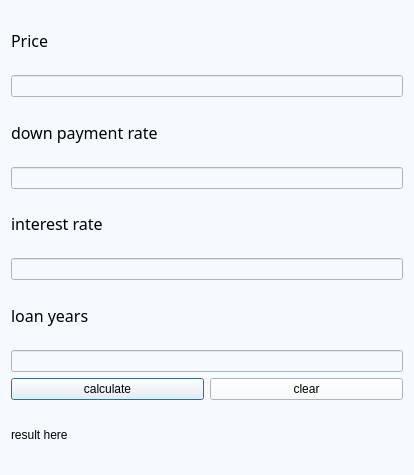
<?xml version="1.0" encoding="UTF-8"?>
<ui version="4.0">
 <class>BuyerMenu_Dialog_calculation</class>
 <widget class="QDialog" name="BuyerMenu_Dialog_calculation">
  <property name="geometry">
   <rect>
    <x>0</x>
    <y>0</y>
    <width>414</width>
    <height>475</height>
   </rect>
  </property>
  <property name="windowTitle">
   <string>Dialog</string>
  </property>
  <property name="styleSheet">
   <string notr="true">background-color: rgb(245, 250, 254);</string>
  </property>
  <layout class="QVBoxLayout" name="verticalLayout">
   <item>
    <widget class="QLabel" name="label_username">
     <property name="font">
      <font>
       <family>PT Root UI Bold</family>
       <pointsize>12</pointsize>
      </font>
     </property>
     <property name="text">
      <string>Price</string>
     </property>
    </widget>
   </item>
   <item>
    <widget class="LineEdit" name="LineEdit_price">
     <property name="styleSheet">
      <string notr="true">LineEdit, TextEdit, PlainTextEdit {
    color: black;
    background-color: rgba(255, 255, 255, 0.7);
    border: 1px solid rgba(0, 0, 0, 13);
    border-bottom: 1px solid rgba(0, 0, 0, 100);
    border-radius: 5px;
    /* font: 14px &quot;Segoe UI&quot;, &quot;Microsoft YaHei&quot;; */
    padding: 0px 10px;
    selection-background-color: #00a7b3;
}

TextEdit,
PlainTextEdit {
    padding: 2px 3px 2px 8px;
}

LineEdit:hover, TextEdit:hover, PlainTextEdit:hover {
    background-color: rgba(249, 249, 249, 0.5);
    border: 1px solid rgba(0, 0, 0, 13);
    border-bottom: 1px solid rgba(0, 0, 0, 100);
}

LineEdit:focus {
    border-bottom: 1px solid rgba(0, 0, 0, 13);
    background-color: white;
}

TextEdit:focus,
PlainTextEdit:focus {
    border-bottom: 1px solid #009faa;
    background-color: white;
}

LineEdit:disabled, TextEdit:disabled,
PlainTextEdit:disabled {
    color: rgba(0, 0, 0, 150);
    background-color: rgba(249, 249, 249, 0.3);
    border: 1px solid rgba(0, 0, 0, 13);
    border-bottom: 1px solid rgba(0, 0, 0, 13);
}

#lineEditButton {
    border-radius: 4px;
    margin: 0;
}

#lineEditButton:hover {
    background-color: rgba(0, 0, 0, 9);
}

#lineEditButton:pressed {
    background-color: rgba(0, 0, 0, 6);
}
</string>
     </property>
    </widget>
   </item>
   <item>
    <widget class="QLabel" name="label_password">
     <property name="font">
      <font>
       <family>PT Root UI Bold</family>
       <pointsize>12</pointsize>
      </font>
     </property>
     <property name="text">
      <string>down payment rate</string>
     </property>
    </widget>
   </item>
   <item>
    <widget class="LineEdit" name="LineEdit_payment_rate">
     <property name="styleSheet">
      <string notr="true">LineEdit, TextEdit, PlainTextEdit {
    color: black;
    background-color: rgba(255, 255, 255, 0.7);
    border: 1px solid rgba(0, 0, 0, 13);
    border-bottom: 1px solid rgba(0, 0, 0, 100);
    border-radius: 5px;
    /* font: 14px &quot;Segoe UI&quot;, &quot;Microsoft YaHei&quot;; */
    padding: 0px 10px;
    selection-background-color: #00a7b3;
}

TextEdit,
PlainTextEdit {
    padding: 2px 3px 2px 8px;
}

LineEdit:hover, TextEdit:hover, PlainTextEdit:hover {
    background-color: rgba(249, 249, 249, 0.5);
    border: 1px solid rgba(0, 0, 0, 13);
    border-bottom: 1px solid rgba(0, 0, 0, 100);
}

LineEdit:focus {
    border-bottom: 1px solid rgba(0, 0, 0, 13);
    background-color: white;
}

TextEdit:focus,
PlainTextEdit:focus {
    border-bottom: 1px solid #009faa;
    background-color: white;
}

LineEdit:disabled, TextEdit:disabled,
PlainTextEdit:disabled {
    color: rgba(0, 0, 0, 150);
    background-color: rgba(249, 249, 249, 0.3);
    border: 1px solid rgba(0, 0, 0, 13);
    border-bottom: 1px solid rgba(0, 0, 0, 13);
}

#lineEditButton {
    border-radius: 4px;
    margin: 0;
}

#lineEditButton:hover {
    background-color: rgba(0, 0, 0, 9);
}

#lineEditButton:pressed {
    background-color: rgba(0, 0, 0, 6);
}
</string>
     </property>
    </widget>
   </item>
   <item>
    <widget class="QLabel" name="label_email">
     <property name="font">
      <font>
       <family>PT Root UI Bold</family>
       <pointsize>12</pointsize>
      </font>
     </property>
     <property name="text">
      <string>interest rate</string>
     </property>
    </widget>
   </item>
   <item>
    <widget class="LineEdit" name="LineEdit_interest_rate">
     <property name="styleSheet">
      <string notr="true">LineEdit, TextEdit, PlainTextEdit {
    color: black;
    background-color: rgba(255, 255, 255, 0.7);
    border: 1px solid rgba(0, 0, 0, 13);
    border-bottom: 1px solid rgba(0, 0, 0, 100);
    border-radius: 5px;
    /* font: 14px &quot;Segoe UI&quot;, &quot;Microsoft YaHei&quot;; */
    padding: 0px 10px;
    selection-background-color: #00a7b3;
}

TextEdit,
PlainTextEdit {
    padding: 2px 3px 2px 8px;
}

LineEdit:hover, TextEdit:hover, PlainTextEdit:hover {
    background-color: rgba(249, 249, 249, 0.5);
    border: 1px solid rgba(0, 0, 0, 13);
    border-bottom: 1px solid rgba(0, 0, 0, 100);
}

LineEdit:focus {
    border-bottom: 1px solid rgba(0, 0, 0, 13);
    background-color: white;
}

TextEdit:focus,
PlainTextEdit:focus {
    border-bottom: 1px solid #009faa;
    background-color: white;
}

LineEdit:disabled, TextEdit:disabled,
PlainTextEdit:disabled {
    color: rgba(0, 0, 0, 150);
    background-color: rgba(249, 249, 249, 0.3);
    border: 1px solid rgba(0, 0, 0, 13);
    border-bottom: 1px solid rgba(0, 0, 0, 13);
}

#lineEditButton {
    border-radius: 4px;
    margin: 0;
}

#lineEditButton:hover {
    background-color: rgba(0, 0, 0, 9);
}

#lineEditButton:pressed {
    background-color: rgba(0, 0, 0, 6);
}
</string>
     </property>
    </widget>
   </item>
   <item>
    <widget class="QLabel" name="label_type">
     <property name="font">
      <font>
       <family>PT Root UI Bold</family>
       <pointsize>12</pointsize>
      </font>
     </property>
     <property name="text">
      <string>loan years</string>
     </property>
    </widget>
   </item>
   <item>
    <widget class="LineEdit" name="LineEdit_loan_year">
     <property name="styleSheet">
      <string notr="true">LineEdit, TextEdit, PlainTextEdit {
    color: black;
    background-color: rgba(255, 255, 255, 0.7);
    border: 1px solid rgba(0, 0, 0, 13);
    border-bottom: 1px solid rgba(0, 0, 0, 100);
    border-radius: 5px;
    /* font: 14px &quot;Segoe UI&quot;, &quot;Microsoft YaHei&quot;; */
    padding: 0px 10px;
    selection-background-color: #00a7b3;
}

TextEdit,
PlainTextEdit {
    padding: 2px 3px 2px 8px;
}

LineEdit:hover, TextEdit:hover, PlainTextEdit:hover {
    background-color: rgba(249, 249, 249, 0.5);
    border: 1px solid rgba(0, 0, 0, 13);
    border-bottom: 1px solid rgba(0, 0, 0, 100);
}

LineEdit:focus {
    border-bottom: 1px solid rgba(0, 0, 0, 13);
    background-color: white;
}

TextEdit:focus,
PlainTextEdit:focus {
    border-bottom: 1px solid #009faa;
    background-color: white;
}

LineEdit:disabled, TextEdit:disabled,
PlainTextEdit:disabled {
    color: rgba(0, 0, 0, 150);
    background-color: rgba(249, 249, 249, 0.3);
    border: 1px solid rgba(0, 0, 0, 13);
    border-bottom: 1px solid rgba(0, 0, 0, 13);
}

#lineEditButton {
    border-radius: 4px;
    margin: 0;
}

#lineEditButton:hover {
    background-color: rgba(0, 0, 0, 9);
}

#lineEditButton:pressed {
    background-color: rgba(0, 0, 0, 6);
}
</string>
     </property>
    </widget>
   </item>
   <item>
    <layout class="QHBoxLayout" name="horizontalLayout">
     <item>
      <widget class="FilledPushButton" name="PushButton_calculate">
       <property name="styleSheet">
        <string notr="true">OutlinedPushButtonBase,
OutlinedToolButtonBase {
    background-color: transparent;
    border: 1px solid transparent;
    padding: 6px 10px 6px 10px;
    color: black;
    outline: none;
}

OutlinedToolButtonBase {
    padding: 8px 9px 9px 8px;
}

OutlinedPushButtonBase:pressed {
    color: rgba(0, 0, 0, 0.63);
}

OutlinedPushButtonBase:disabled {
    color: rgba(0, 0, 0, 0.36);
}

OutlinedPushButtonBase[hasIcon=false] {
    padding: 6px 10px 6px 10px;
}

OutlinedPushButtonBase[hasIcon=true] {
    padding: 6px 10px 6px 26px;
}

OutlinedPushButtonBase:checked {
    color: white;
}

OutlinedPushButtonBase:checked:pressed {
    color: rgba(255, 255, 255, 0.63);
}

OutlinedPushButton:checked,
OutlinedPushButton:checked:pressed {
    color: #009faa;
}

Chip[isClosable=true][hasIcon=false] {
    padding: 5px 32px 5px 10px;
}

Chip[isClosable=true][hasIcon=true] {
    padding: 5px 32px 5px 33px;
}

Chip[isClosable=false][hasIcon=false] {
    padding: 5px 10px 5px 10px;
}

Chip[isClosable=false][hasIcon=true] {
    padding: 5px 10px 5px 33px;
}

FilledPushButton[hasIcon=false] {
    padding: 5px 12px 6px 12px;
}

FilledPushButton[hasIcon=true] {
    padding: 5px 12px 6px 36px;
}

FilledPushButton {
    color: white;
}

FilledToolButton {
    padding: 5px 9px 6px 8px;
}

FilledPushButton:pressed {
    color: rgba(255, 255, 255, 0.786);
}

FilledPushButton:disabled {
    color: rgba(255, 255, 255, 0.36);
}

TextPushButton {
    color: black;
    background: transparent;
    border-radius: 5px;
    padding: 5px 12px 6px 12px;
    outline: none;
    border: none;
}

TextPushButton[hasIcon=false] {
    padding: 5px 12px 6px 12px;
}

TextPushButton[hasIcon=true] {
    padding: 5px 12px 6px 36px;
}

TextPushButton[level=&quot;Error&quot;] {
    color: #cf1010;
}

TextPushButton[level=&quot;Warning&quot;] {
    color: #875101;
}

TextPushButton[level=&quot;Success&quot;] {
    color: #026f02;
}

TextPushButton[level=&quot;Attension&quot;] {
    color: #009faa;
}

TextPushButton:hover{
    background-color: rgba(0, 0, 0, 9);
    color: rgb(0, 0, 0);
}

TextPushButton:pressed {
    background-color: rgba(0, 0, 0, 6);
    color: rgba(0, 0, 0, 0.63);
}

TextPushButton:disabled {
    color: rgba(0, 0, 0, 0.36);
    background-color: transparent;
}

Tag[hasIcon=false] {
    padding: 5px 8px 5px 8px;
}

Tag[hasIcon=true] {
    padding: 5px 8px 5px 31px;
}

RoundPushButton[hasIcon=false] {
    padding: 7px 24px 7px 24px;
}

RoundPushButton[hasIcon=true] {
    padding: 7px 16px 7px 33px;
}</string>
       </property>
       <property name="text">
        <string>calculate</string>
       </property>
      </widget>
     </item>
     <item>
      <widget class="PushButton" name="PushButton_clear">
       <property name="text">
        <string>clear</string>
       </property>
      </widget>
     </item>
    </layout>
   </item>
   <item>
    <widget class="SubtitleLabel" name="SubtitleLabel">
     <property name="text">
      <string>result here</string>
     </property>
    </widget>
   </item>
  </layout>
 </widget>
 <customwidgets>
  <customwidget>
   <class>PushButton</class>
   <extends>QPushButton</extends>
   <header>qfluentwidgets</header>
  </customwidget>
  <customwidget>
   <class>FilledPushButton</class>
   <extends>PushButton</extends>
   <header>qfluentwidgetspro</header>
  </customwidget>
  <customwidget>
   <class>SubtitleLabel</class>
   <extends>QLabel</extends>
   <header>qfluentwidgets</header>
  </customwidget>
  <customwidget>
   <class>LineEdit</class>
   <extends>QLineEdit</extends>
   <header>qfluentwidgets</header>
  </customwidget>
 </customwidgets>
 <resources/>
 <connections>
  <connection>
   <sender>PushButton_clear</sender>
   <signal>clicked()</signal>
   <receiver>BuyerMenu_Dialog_calculation</receiver>
   <slot>close()</slot>
   <hints>
    <hint type="sourcelabel">
     <x>322</x>
     <y>442</y>
    </hint>
    <hint type="destinationlabel">
     <x>318</x>
     <y>465</y>
    </hint>
   </hints>
  </connection>
 </connections>
</ui>
